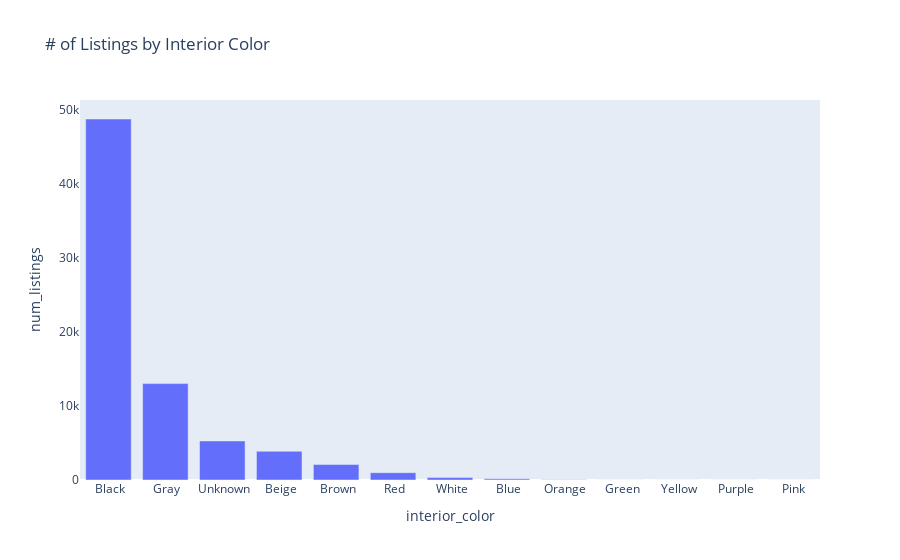

Here is the notebook cell this chart was saved with:
### Markdown cell above
#### **Interior Color Bar Chart**

### Code cell
listings_by_int_color = sqldf("SELECT interior_color, COUNT(*) AS num_listings FROM training_data GROUP BY interior_color ORDER BY num_listings DESC")
fig = px.bar(listings_by_int_color, x='interior_color', y='num_listings', title='# of Listings by Interior Color')
fig.update_yaxes(showgrid=False)

### Figure 1 — Plotly figure (JSON) as saved in the notebook; plotly's stock layout.template omitted (floating-point values rounded to 4 significant figures)
{"data": [{"alignmentgroup": "True", "hovertemplate": "interior_color=%{x}<br>num_listings=%{y}<extra></extra>", "legendgroup": "", "marker": {"color": "#636efa", "pattern": {"shape": ""}}, "name": "", "offsetgroup": "", "orientation": "v", "showlegend": false, "textposition": "auto", "type": "bar", "x": [" Black", " Gray", " Unknown", " Beige", " Brown", " Red", " White", " Blue", " Orange", " Green", " Yellow", " Purple", " Pink"], "xaxis": "x", "y": [48788, 13028, 5282, 3881, 2098, 989, 329, 158, 25, 14, 1, 1, 1], "yaxis": "y"}], "layout": {"barmode": "relative", "legend": {"tracegroupgap": 0}, "title": {"text": "# of Listings by Interior Color"}, "xaxis": {"anchor": "y", "domain": [0, 1], "title": {"text": "interior_color"}}, "yaxis": {"anchor": "x", "domain": [0, 1], "showgrid": false, "title": {"text": "num_listings"}}}}
